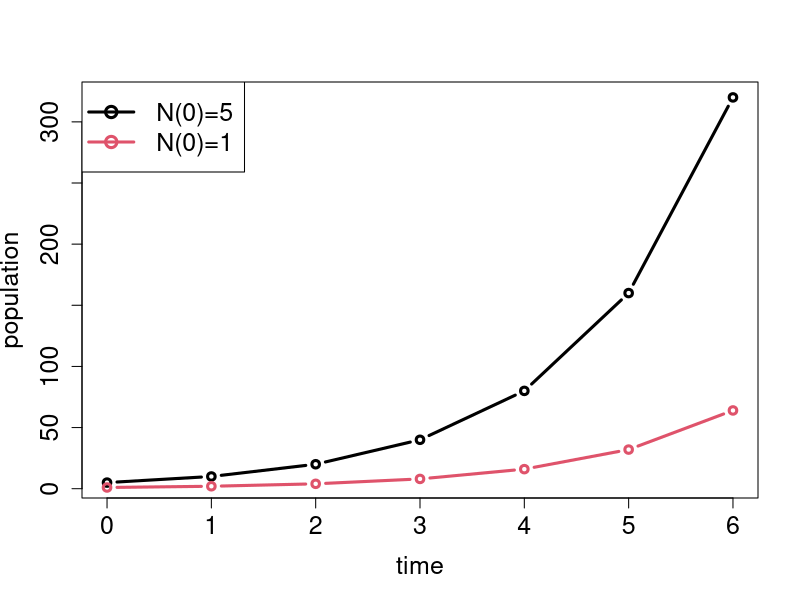
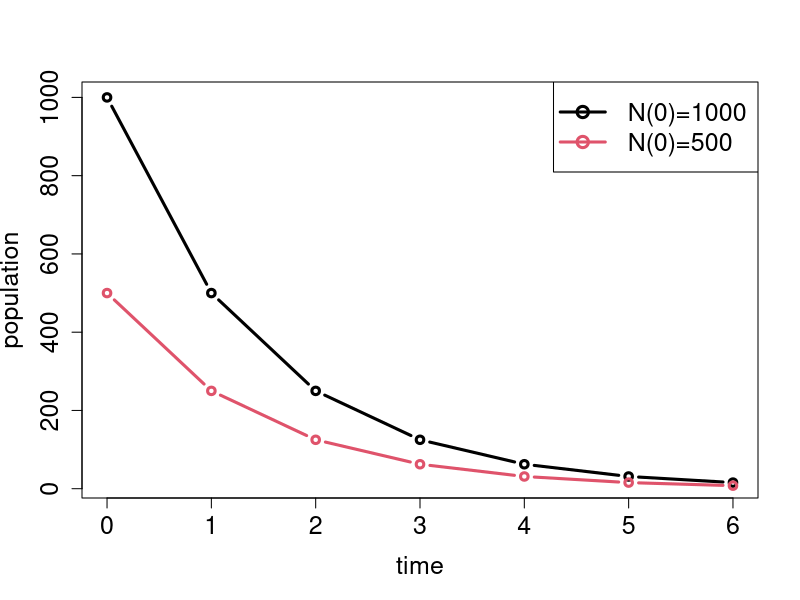
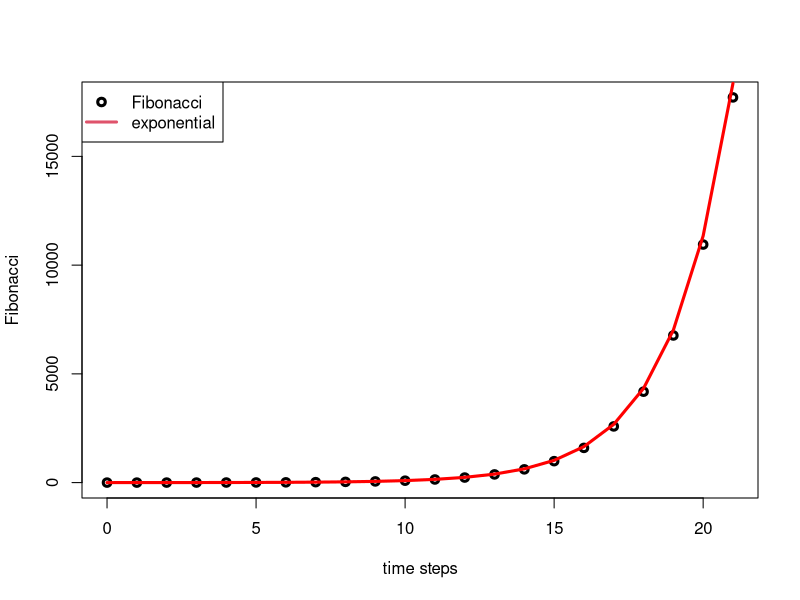

The R source for these figures, in order:
## ---- chunk 1
x <- 0:6
y0 <- 5
plot(x,y0*2^x,t='b',lwd=3, cex.axis=1.5,cex.lab=1.5, xlab='time', ylab='population')
y0<- 1
lines(x,y0*2^x ,t='b',lwd=3, col=2)
leg.txt <- c("N(0)=5","N(0)=1")
legend("topleft", leg.txt, cex=1.5, col=c(1,2), pch=1, lty=1, lwd=3)
y0 <- 1000
plot(x,y0*0.5^x,t='b',lwd=3, cex.axis=1.5,cex.lab=1.5, xlab='time', ylab='population')
y0<- 500
lines(x,y0*0.5^x,t='b',lwd=3,col=2)
leg.txt <- c("N(0)=1000","N(0)=500")
legend("topright", leg.txt, cex=1.5, col=c(1,2), pch=1, lty=1, lwd=3)
## ---- chunk 2
for (i in 1:10) {
  print("Hello!")
}
## ---- chunk 3
for (i in 1:10) {
  print(paste("Iteration number", i))
}
## ---- chunk 4
# add up the integers from 1 to 10 and print out the total
total<-0
for (i in 1:10) {
  total<-total+i
}
print(total)
## ---- chunk 5
max <- 10 
total_vec <- rep(0, max+1) # pre-allocate the vector
## ---- chunk 6
for (i in 1:max) { # iterate for i from 1 to max
  total_vec[i+1] <- total_vec[i] + i # assign to the next value of total_vec the sum of i and the current value of total_vec
}
## ---- chunk 7
print(length(total_vec)) # print the number of elements of total_vec
print(total_vec)
## ---- chunk 8
num_steps <- 20 # number of steps
fib <- rep(1, num_steps + 2) # pre-allocate vector with correct number of elements with all 1s
for (i in 1:num_steps) {
  fib[i+2] <- fib[i+1] + fib[i] # add elements i and i+1 and assign it to element i+2
}
time <- 0:(num_steps+1) # define a "time" vector as the independent variable
plot (time, fib, lwd = 3, xlab = 'time steps', ylab = "Fibonacci")
# an exponential function wiht the Golden ratio base
phi <- (1+sqrt(5))/2 # golden ratio
sol <- 0.75*phi^time # calculate the exponential function vector (no loop required)
lines(time, sol, col='red', lwd = 3) # overlay the exponential function plot
legend("topleft", # legend placement
       c("Fibonacci", "exponential"), # vector containing labels for the legend
       col=1:2, # vector containing color codes (1 is black, 2 is red)
       lty=c(0,1), # vector specifying line types (0 is none, 1 is regular line)
       pch=c(1,NA), # vector specifying types of point markers (1 is cicle, NA is none)
       lwd=3) 
